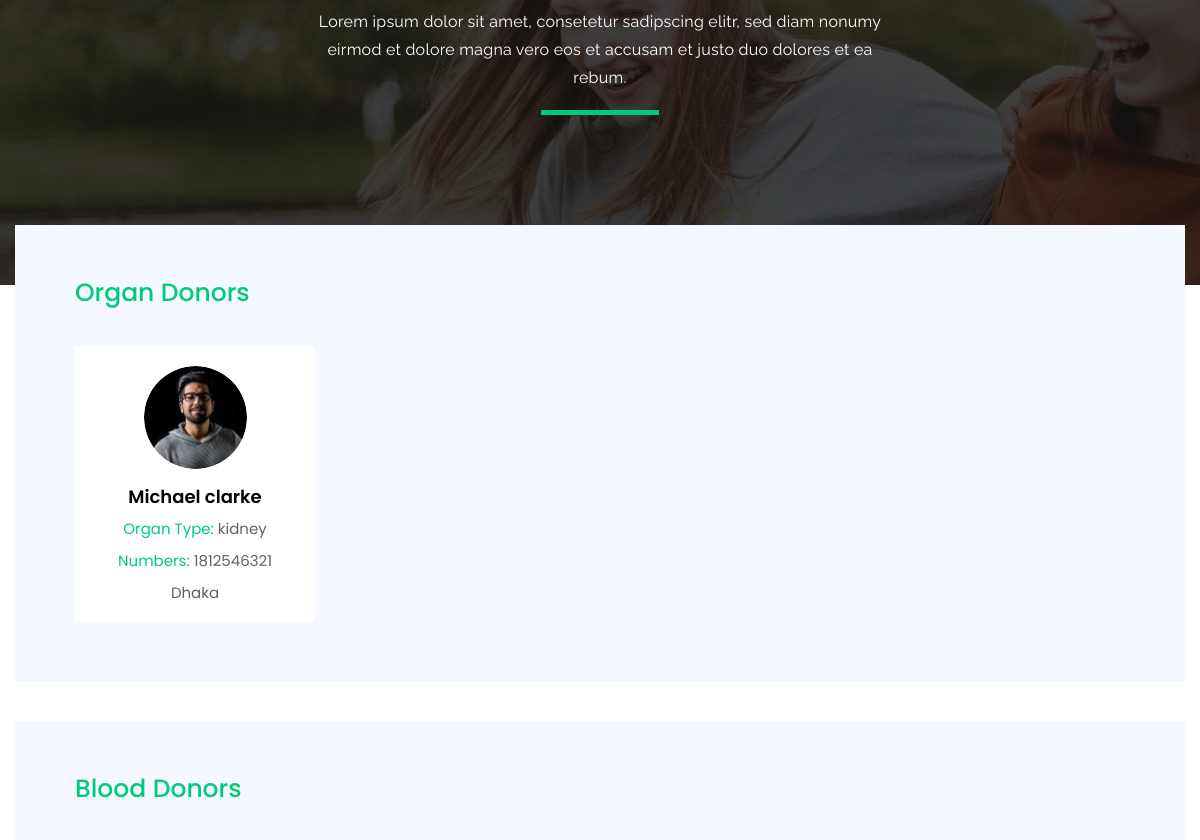
The page /donor-list.php (signed in, middle part) on the database as committed earlier.
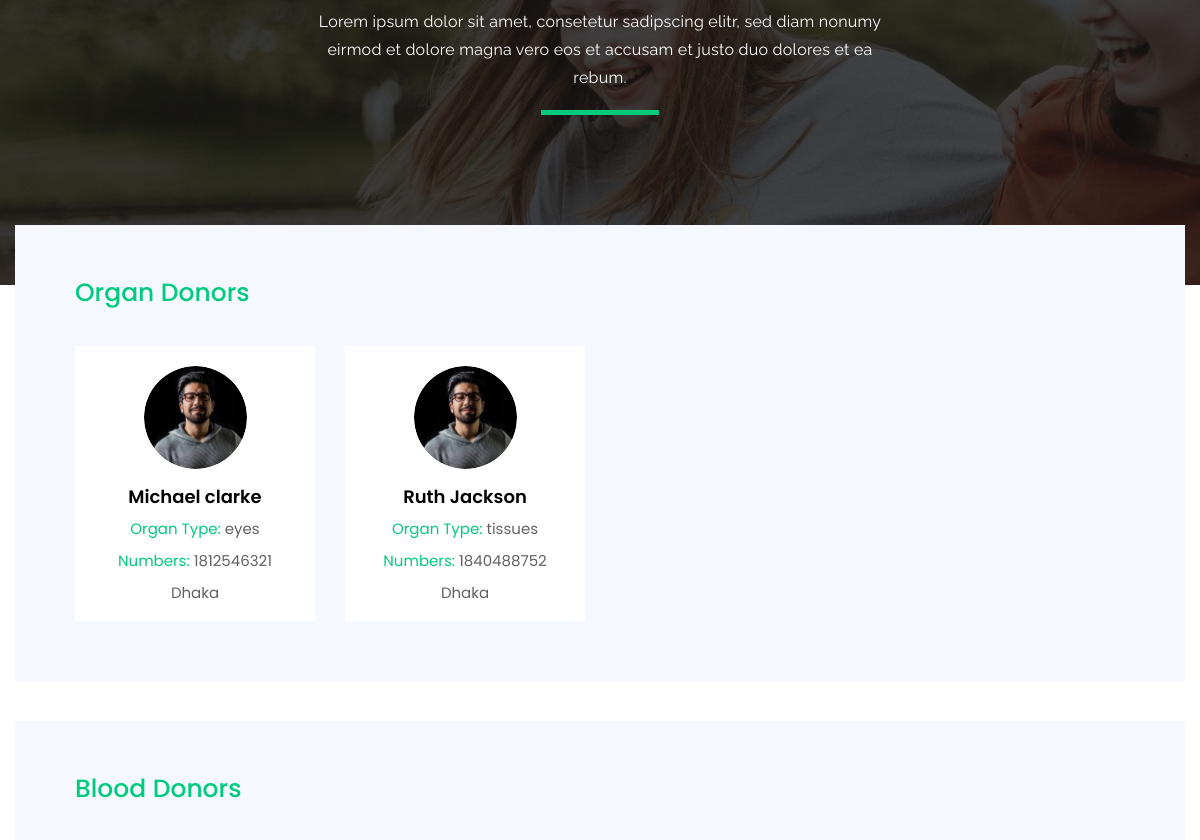
The same page on the database as committed later.
### tables this page shows
CREATE TABLE IF NOT EXISTS `become_donor` (
  `id` int(10) NOT NULL AUTO_INCREMENT,
  `firstname` varchar(100) NOT NULL,
  `lastname` varchar(100) NOT NULL,
  `age` int(3) NOT NULL,
  `email` varchar(100) NOT NULL,
  `phone` int(15) NOT NULL,
  `adress` varchar(255) NOT NULL,
  `city` varchar(100) NOT NULL,
  `gender` varchar(30) NOT NULL,
  `e_name` varchar(100) NOT NULL,
  `e_relationship` varchar(100) NOT NULL,
  `e_phone` int(15) NOT NULL,
  `e_email` varchar(100) NOT NULL,
  `e_address` varchar(255) NOT NULL,
  `blood_group` varchar(30) NOT NULL,
  `blood_donate` varchar(100) DEFAULT NULL,
  `organs_donate` varchar(100) NOT NULL,
  PRIMARY KEY (`id`),
  UNIQUE KEY `email` (`email`)
);

### donor-list.php (the view, shortened to what this page needs)
  <?php
  	include_once('header/header.php');
$donerquery = "SELECT * FROM become_donor";
$donerresult= mysqli_query($connect, $donerquery);
  ?>
  <main class="main-wrap">
      <section class="call-to-action-sec style-two">
          <div class="actions-inner-sc" style="background: url(img/action-bg-2.png);">
              <div class="row justify-content-center m-0 p-0">
                  <div class="col-lg-6 col-md-10">
                      <p>Lorem ipsum dolor sit amet, consetetur sadipscing elitr, sed diam nonumy eirmod  et dolore magna vero eos et accusam et justo duo dolores et ea rebum.</p>
                      <div class="line"></div>
                  </div>
              </div>
          </div>
      </section>
      <section class="organ-donors-sec organ-donors-sec-1">
          <div class="container">
              <div class="organ-donors-sc">
                  <h3 class="organ-donors-title">Organ Donors</h3>
                  <div class="row">
                  <?php
                  	foreach ($donerresult as $data):
                  	if ($data['organs_donate']):
                  ?>
                      <div class="col-xl-3 col-lg-4 col-md-6">
                          <div class="single-organ-donors-inner text-center">
                              <div class="thumb">
                                  <img src="img/donors/1.png" alt="img">
                              </div>
                              <div class="details">
                                  <h3><?php echo $data['firstname'] ." ". $data['lastname']?></h3>
                                  <ul class="meta">
                                      <li><span>Organ Type:</span> <?php echo $data['organs_donate'];?></li>
                                      <li><span>Numbers: </span><?php echo $data['phone'];?> </li>
                                      <li><?php echo $data['city']?></li>
                                  </ul>
                              </div>
                          </div>
                      </div>
                  <?php
                  	endif;
              		endforeach;
              	?>
                  </div>
              </div>
          </div>
      </section>
      <section class="organ-donors-sec organ-donors-sec-1">
          <div class="container">
              <div class="organ-donors-sc">
                  <h3 class="organ-donors-title">Blood Donors</h3>
              </div>
          </div>
      </section>
  </main>
  <?php include_once('header/footer.php') ;?>

### header/header.php (shortened to what this page needs)
<!DOCTYPE html>
<html lang="en" class="no-js">
<head>
    <link rel="stylesheet" type="text/css" href="css/bootstrap.min.css">
    <link rel="stylesheet" type="text/css" href="css/normalize.css">
    <link href="https://use.fontawesome.com/releases/v5.0.8/css/all.css" rel="stylesheet">
    <link rel="stylesheet" href="css/slick.css"/>
    <link rel="stylesheet" type="text/css" href="css/style.css">
</head>
<body>

### header/footer.php (shortened to what this page needs)
</body>
</html>

### css/style.css (style rules this page uses)
html, body, div, span, applet, object, iframe, h1, h2, h3, h4, h5, h6, p, blockquote, pre, a, abbr, acronym, address, big, cite, code, del, dfn, em, img, ins, kbd, q, s, samp, small, strike, strong, sub, sup, tt, var, b, u, i, center, dl, dt, dd, ol, ul, li, fieldset, form, label, legend, table, caption, tbody, tfoot, thead, tr, th, td, article, aside, canvas, details, embed, figure, figcaption, footer, header, hgroup, menu, nav, output, ruby, section, summary, time, mark, audio, video { margin: 0; padding: 0; border: 0; font-size: 100%; font: inherit; vertical-align: baseline; }
article, aside, details, figcaption, figure, footer, header, hgroup, menu, nav, section { display: block; }
body { line-height: 1; }
ol, ul { list-style: none; }
body { font-family: 'Poppins', sans-serif; font-weight: 400; font-size: 14px; line-height: 26px; letter-spacing: 0; }
img { max-width: 100%; }
h1, h2, h3, h4, h5, h6 { font-family: 'Raleway', sans-serif; font-weight: 400; color: #1e2c34; margin: 0; padding: 0; }
ul, li { margin: 0; padding: 0; list-style: none; }
@media (min-width: 1200px) { .container { max-width: 1200px; } }
p { font-size: 16px; line-height: 28px; letter-spacing: 0.25px; color: #000000; font-family: 'Raleway', sans-serif; font-weight: 400; }
.main-wrap { margin-top: 75px; }
.call-to-action-sec { width: 100%; padding-top: 150px; }
.actions-inner-sc { width: 100%; position: relative; z-index: 1; background-image: url(../img/action-bg.jpg); background-repeat: no-repeat; background-size: cover; background-position: center; padding: 110px 0; text-align: center; }
.actions-inner-sc:after { content: ''; width: 100%; height: 100%; position: absolute; left: 0; top: 0; background-color: #1A1A1A; opacity: 0.56; z-index: -1; }
.call-to-action-sec.style-two .actions-inner-sc { background: none; padding: 170px 0; }
.call-to-action-sec.style-two .actions-inner-sc p { color: #fff; margin-top: 13px; position: relative; }
.call-to-action-sec.style-two .actions-inner-sc .line { background: #00CB7D; height: 5px; width: 118px; margin: 0 auto; margin-top: 18px; }
.organ-donors-sec { margin-bottom: 100px; }
.organ-donors-sc { background: #F6F8FF; padding: 55px 60px 30px 60px; }
.organ-donors-sc .organ-donors-title { font-family: 'Poppins', sans-serif; font-size: 25px; color: #00CB7D; font-weight: 500; margin-bottom: 40px; }
.single-organ-donors-inner { background: #fff; padding: 20px 20px 15px 20px; margin-bottom: 30px; }
.single-organ-donors-inner .thumb { margin-bottom: 7px; }
.single-organ-donors-inner .thumb img { border-radius: 50%; }
.single-organ-donors-inner .details h3 { font-family: 'Poppins', sans-serif; font-size: 18px; color: #000000; font-weight: 600; }
.single-organ-donors-inner .details .meta { margin: 0; padding: 0; }
.single-organ-donors-inner .details .meta li { margin-top: 6px; font-size: 15px; color: #616161; }
.single-organ-donors-inner .details .meta li span { color: #00CB7D; }
.organ-donors-sec-1 { margin-top: -60px; position: relative; z-index: 9; }

Rows that differ between the two databases and show on the page:
changed become_donor "Michael": organs_donate "kidney" → "eyes"
added become_donor: firstname "Ruth", lastname "Jackson", organs_donate "tissues", phone "1840488752", city "Dhaka"
